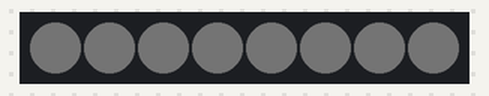
Recording of a sketch running on a simulated Arduino Uno, built with avr-gcc and run on an emulated ATmega328P. On the bench: 8 RGB LEDs in strip order, left to right. Dim RGB values are drawn brighter than linear.

Above: at 0.15 s.
At 8.78 s:
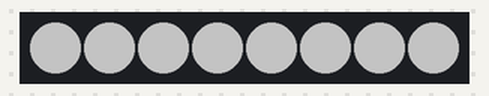
Timing chart, 0 to 40.0 s (numbered marks = the images above):
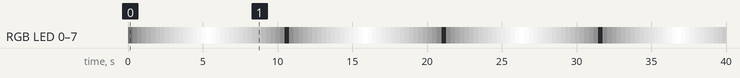

Measured:
- by itself, RGB LED 0–7: off → RGB(1, 1, 1) at 0.00 s, → RGB(15, 15, 15) 0.31 s later, → RGB(30, 30, 30) 0.31 s later, → RGB(45, 45, 45) 0.31 s later, … (130 changes in this stretch)
- by itself, everything shown: repeats every 10.5 s, in 34 steps

The sketch:

front_light.ino
```cpp
#include <Adafruit_NeoPixel.h>

#define LED_PIN 6           // Pin where WS2812 DI is connected
#define NUM_LEDS 8          // Total number of LEDs in the strip
int front_light_brightness = 1; // Dynamic brightness (starting value)
int brightness_increment = 1;   // Increment for changing brightness

// Create an instance of the Adafruit_NeoPixel class
Adafruit_NeoPixel strip = Adafruit_NeoPixel(NUM_LEDS, LED_PIN, NEO_GRB + NEO_KHZ800);

void setup() {
  // Initialize NeoPixel strip
  strip.begin();
  strip.show(); // Initialize all pixels to 'off'
}

void loop() {
  // Continuously update and display the dynamic front light
  setFrontLight();
  updateBrightness();
  delay(20);  // Delay to control the speed of the brightness change
}

// Function to set the white front light with the current brightness
void setFrontLight() {
  for (int i = 0; i < NUM_LEDS; i++) {
    strip.setPixelColor(i, strip.Color(front_light_brightness, front_light_brightness, front_light_brightness)); // White light
  }
  strip.show();
}

// Function to dynamically update the brightness level
void updateBrightness() {
  // Update brightness by incrementing or decrementing
  front_light_brightness += brightness_increment;

  // Reverse direction if brightness is out of bounds
  if (front_light_brightness >= 255 || front_light_brightness <= 0) {
    brightness_increment = -brightness_increment;
  }
}
```
